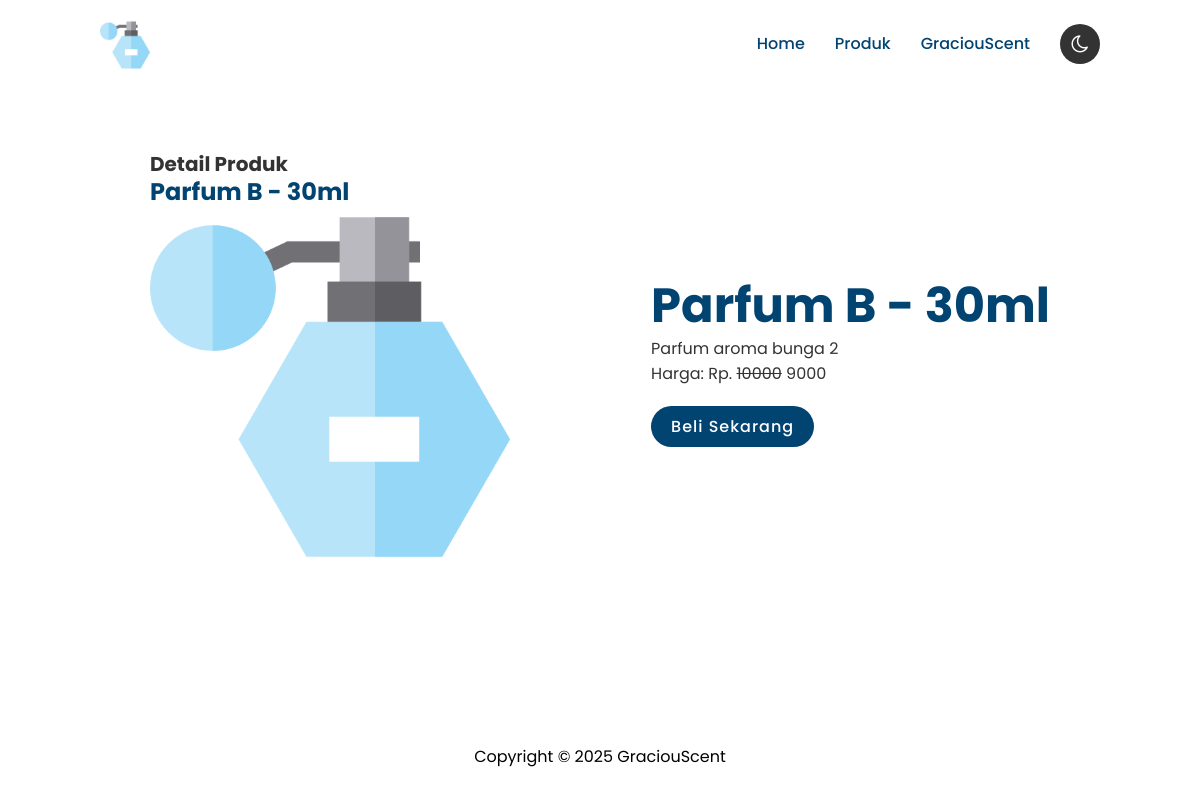
Screenshot of /product/2/ with the database file from the repository.
### adminpage/models.py (models this page shows, shortened)
class Stock(models.Model):
    id = models.AutoField(primary_key=True)
    name = models.CharField(max_length=90)
    photo = models.ImageField(upload_to='stock_images', default='stock_images/default.png', null=True, blank=True)
    description = models.CharField(max_length=360)
    price = models.IntegerField(default=0)
    discount = models.IntegerField(default=0)
    is_deleted = models.BooleanField(default=False)
    created_at = models.DateTimeField(auto_now_add=True)
    updated_at = models.DateTimeField(auto_now=True)
    class Meta:
        ordering = [Lower("name")]
    def get_actual_price(self):
        if self.discount != 0:
            price_base = self.price
            disc = int(price_base * self.discount / 100)
            actual = price_base - disc
        else:
            actual = self.price
        return actual
    def get_purchase(self):
        base_link = "https://wa.me/6282324564979?text=Halo+GraciouScent,+saya+ingin+membeli+produk+"
        base_name = self.name
        name_link = base_name.replace(" ", "+")
        final_link = base_link+name_link+"."+"+Apakah+produk+tersebut+masih+tersedia?"
        return final_link

### homepage/views.py (the view)
# urls.py: path('product/<pk>/', views.ProductDetailView, name='product-detail'),
def ProductDetailView(request, pk):
    product = Stock.objects.get(pk=pk)
    is_del = Stock.objects.filter(pk=pk).values_list("is_deleted", flat=True)[0]
    if is_del:
        return redirect('product')
    else:
        context = {"product":product, "title":'Detail Produk'}
        return render(request, "product_detail.html", context=context)

### homepage/templates/product_detail.html (shortened to what this page needs)
{% extends "base.html" %}
{% block content %}
        <section style="padding: 150px;">
			<div class="content">
				<div class="textBox">
					<div class="textBox" style="font-size: 50%;">
						<h2>Detail Produk<br><span>{{ product.name }}</span></h2>
					</div>
					<img src="{{ product.photo.url }}" alt="{{ product.name }}" width="360"><br>
				</div>
				<div class="textBox">
					<h2><span>{{ product.name }}</span></h2>
					<p>{{ product.description }}</p>
					{% if product.discount != 0 %}
						<p>Harga: Rp. <s>{{ product.price }}</s> {{ product.get_actual_price }}</p>
					{% else %}
						<p>Harga: Rp. {{ product.price }}</p>
					{% endif %}
					<a href="{{ product.get_purchase }}" target="_blank" class="read-more-button">Beli Sekarang</a>
				</div>
			</div>
		</section>
{% endblock content %}

### static/style.css (style rules this page uses)
* { margin: 0; padding: 0; box-sizing: border-box; font-family: 'Poppins', sans-serif; }
body { overflow-x: hidden; }
:root { --black: #333; --green: #017143; --blue: #014371; --white: #fff; --white2: #fff; --black2: #333; }
section { position: relative; width: 100%; height: 100%; padding: 100px; display: flex; justify-content: space-around; align-items: center; background: var(--white); }
.content { position: relative; width: 100%; display: flex; justify-content: space-between; align-items: center; z-index: 2; }
.content .textBox { position: relative; max-width: 600px; z-index: 1; }
.content .textBox h2 { font-size: 2.5em; color: var(--black); line-height: 1.4em; font-weight: 700; }
.content .textBox h2 span { font-size: 1.2em; color: var(--blue); }
.content .textBox p { color: var(--black); }
.content .textBox a { display: inline-block; margin-top: 20px; padding: 8px 20px; background: var(--blue); color: var(--white2); border-radius: 40px; font-weight: 500; letter-spacing: 1px; text-decoration: none; }

### homepage/templates/base.html (style rules this page uses)
.read-more-button { display: inline-block; margin-top: 10px; background-color: #007bff; color: #fff; text-decoration: none; padding: 5px 10px; border-radius: 5px; }

### rows the page displays
Stock: name "Parfum B - 30ml", photo (picture), description "Parfum aroma bunga 2", price "10000", get_actual_price "9000"
